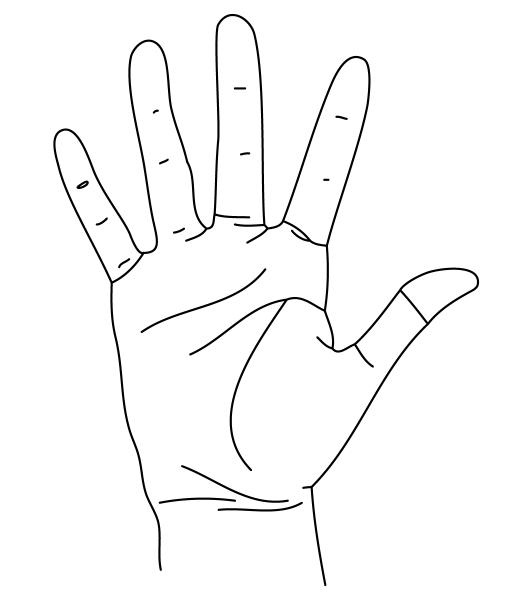
%> input picture ReferenceImages/palm_right.png, 1050 x 1200 px (shown at 1/2 size)
$ octave --eval "result = GetHandMasks;"   (GNU Octave 9; MATLAB toolbox functions it lacks are replaced by stand-ins)
%> lines starting %> are read from the running program, lines starting %| are printed output that depends on the picture; in (x1, y1, x2, y2) boxes, pixels count from 0 and x2, y2 are one past the last pixel; in counts of white or black regions, pixels touching at a corner belong together; the program's own positions count from 1
function [palmar_mask, palmar_template, dorsum_mask, dorsal_template] = GetHandMasks()
    % Palm mask
    palmar_template = imread(".\ReferenceImages\palm_right.png");
%> palmar_template is the input picture: size 1200x1050x3 uint8; min 0, max 255, mean 248.4
    orig_size = size(palmar_template);
%> orig_size = [1200 1050 3]
    bw_image = imbinarize(palmar_template);
%> bw_image: size 1200x1050x3 logical; 97.4% white; 15 black regions, largest, box (x1, y1, x2, y2) and area: (107, 28, 958, 1172) 28473, (281, 537, 532, 666) 1245, (362, 930, 578, 1006) 1010
    bw_image = bw_image(:,:,1);
    [B, ~, ~] = bwboundaries(bw_image, 'holes');
%> B = 20 boundaries; largest, box (x1, y1, x2, y2) and points: (107, 28, 958, 1172) 10118, (0, 0, 1050, 1200) 4497, (569, 116, 737, 489) 801, (111, 261, 283, 562) 629, (281, 537, 532, 666) 508
    image_boundary = B{6}; % hand outline
    mask = poly2mask(image_boundary(:,2), image_boundary(:,1), orig_size(1), orig_size(2));
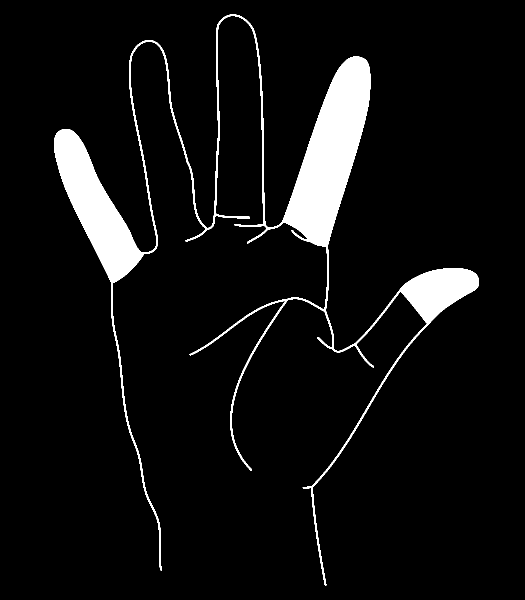
%> mask: size 1200x1050 logical (shown at 1/2 size); 6.4% white; 1 white region, box (x1, y1, x2, y2) and area: (108, 29, 958, 1172) 80938
    mask = imfill(mask(1:1100, :), [600 525], 8); % Fill above wrist
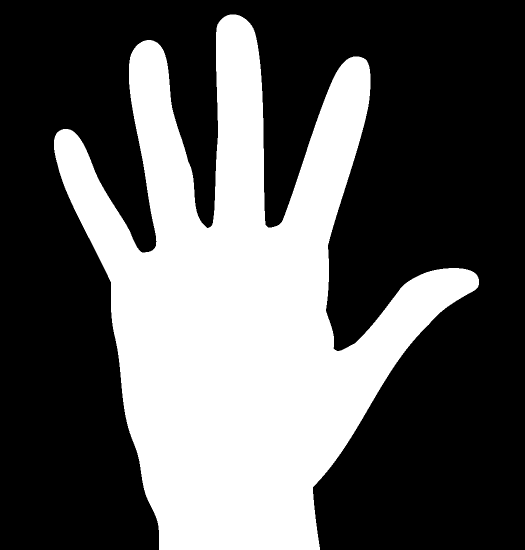
%> mask: size 1100x1050 logical (shown at 1/2 size); 35.6% white; 1 white region, box (x1, y1, x2, y2) and area: (108, 29, 958, 1100) 411382
    palmar_mask = cat(1, mask, zeros(100, orig_size(2))); % Return to original size
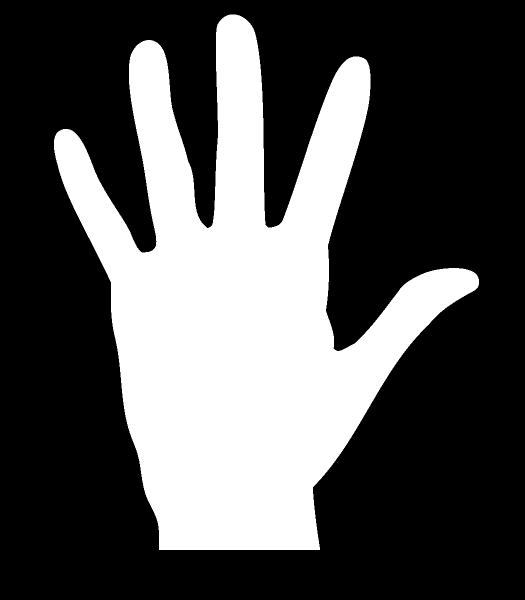
%> palmar_mask: size 1200x1050 double (shown at 1/2 size); values 0 (black) and 1 (white), 32.6% white; 1 white region, box (x1, y1, x2, y2) and area: (108, 29, 958, 1100) 411382

    % Dorsum mask
    dorsal_template = imread(".\ReferenceImages\dorsum_right.png");
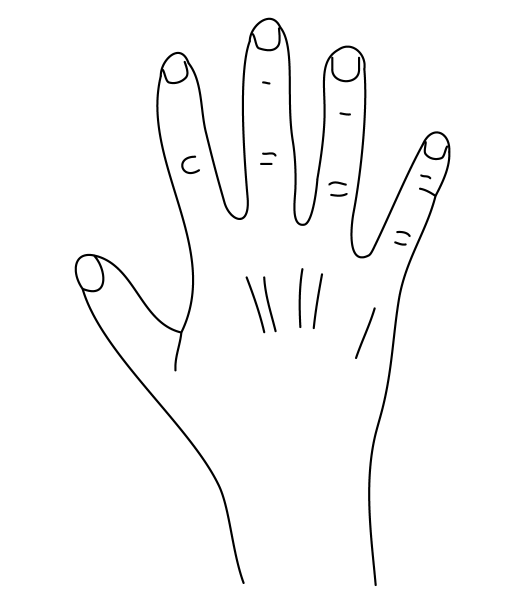
%> input picture ReferenceImages/dorsum_right.png, 1050 x 1200 px (shown at 1/2 size)
%> dorsal_template is the input picture: size 1200x1050x3 uint8; min 0, max 255, mean 249.4
    orig_size = size(dorsal_template);
    bw_image = imbinarize(dorsal_template);
%> bw_image: size 1200x1050x3 logical; 97.7% white; 16 black regions, largest, box (x1, y1, x2, y2) and area: (149, 35, 901, 1172) 24536, (597, 536, 607, 656) 549, (491, 553, 531, 667) 512
    bw_image = bw_image(:,:,1);
    [B, ~, ~] = bwboundaries(bw_image, 'holes');
%> B = 20 boundaries; largest, box (x1, y1, x2, y2) and points: (149, 35, 901, 1172) 9963, (0, 0, 1050, 1200) 4497, (597, 536, 607, 656) 242, (491, 553, 531, 667) 229, (526, 553, 553, 664) 226
    image_boundary = B{5}; % hand outline
    mask = poly2mask(image_boundary(:,2), image_boundary(:,1), orig_size(1), orig_size(2));
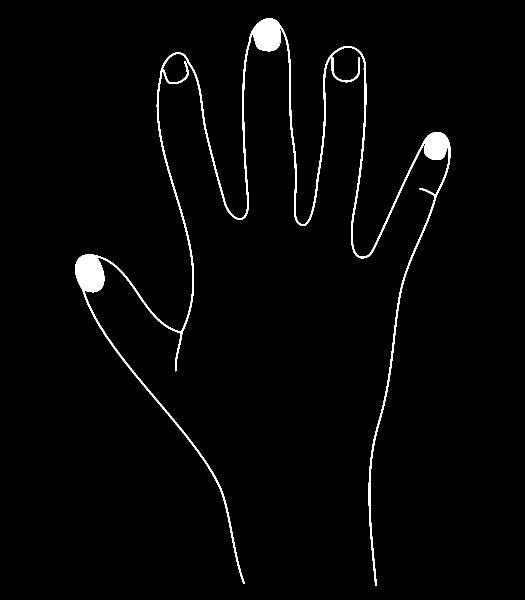
%> mask: size 1200x1050 logical (shown at 1/2 size); 2.1% white; 1 white region, box (x1, y1, x2, y2) and area: (150, 36, 901, 1172) 26226
    mask = imfill(mask(1:1100, :), [600 525], 8); % Fill above wrist
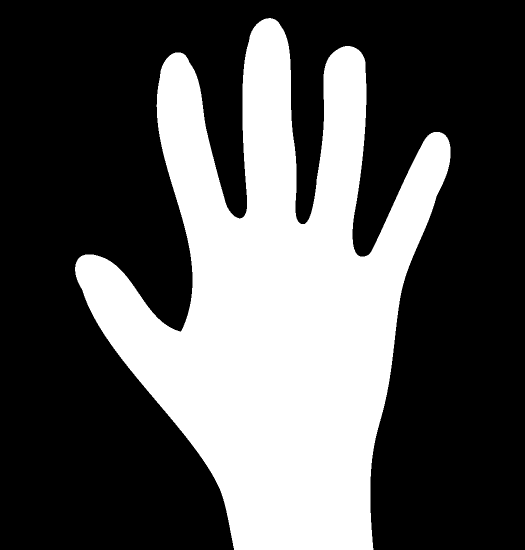
%> mask: size 1100x1050 logical (shown at 1/2 size); 34% white; 1 white region, box (x1, y1, x2, y2) and area: (150, 36, 901, 1100) 392730
    dorsum_mask = cat(1, mask, zeros(100, orig_size(2))); % Return to original size
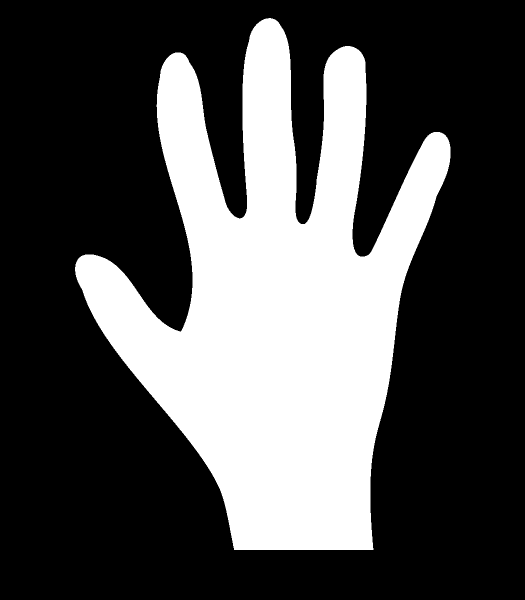
%> dorsum_mask: size 1200x1050 double (shown at 1/2 size); values 0 (black) and 1 (white), 31.2% white; 1 white region, box (x1, y1, x2, y2) and area: (150, 36, 901, 1100) 392730
end
